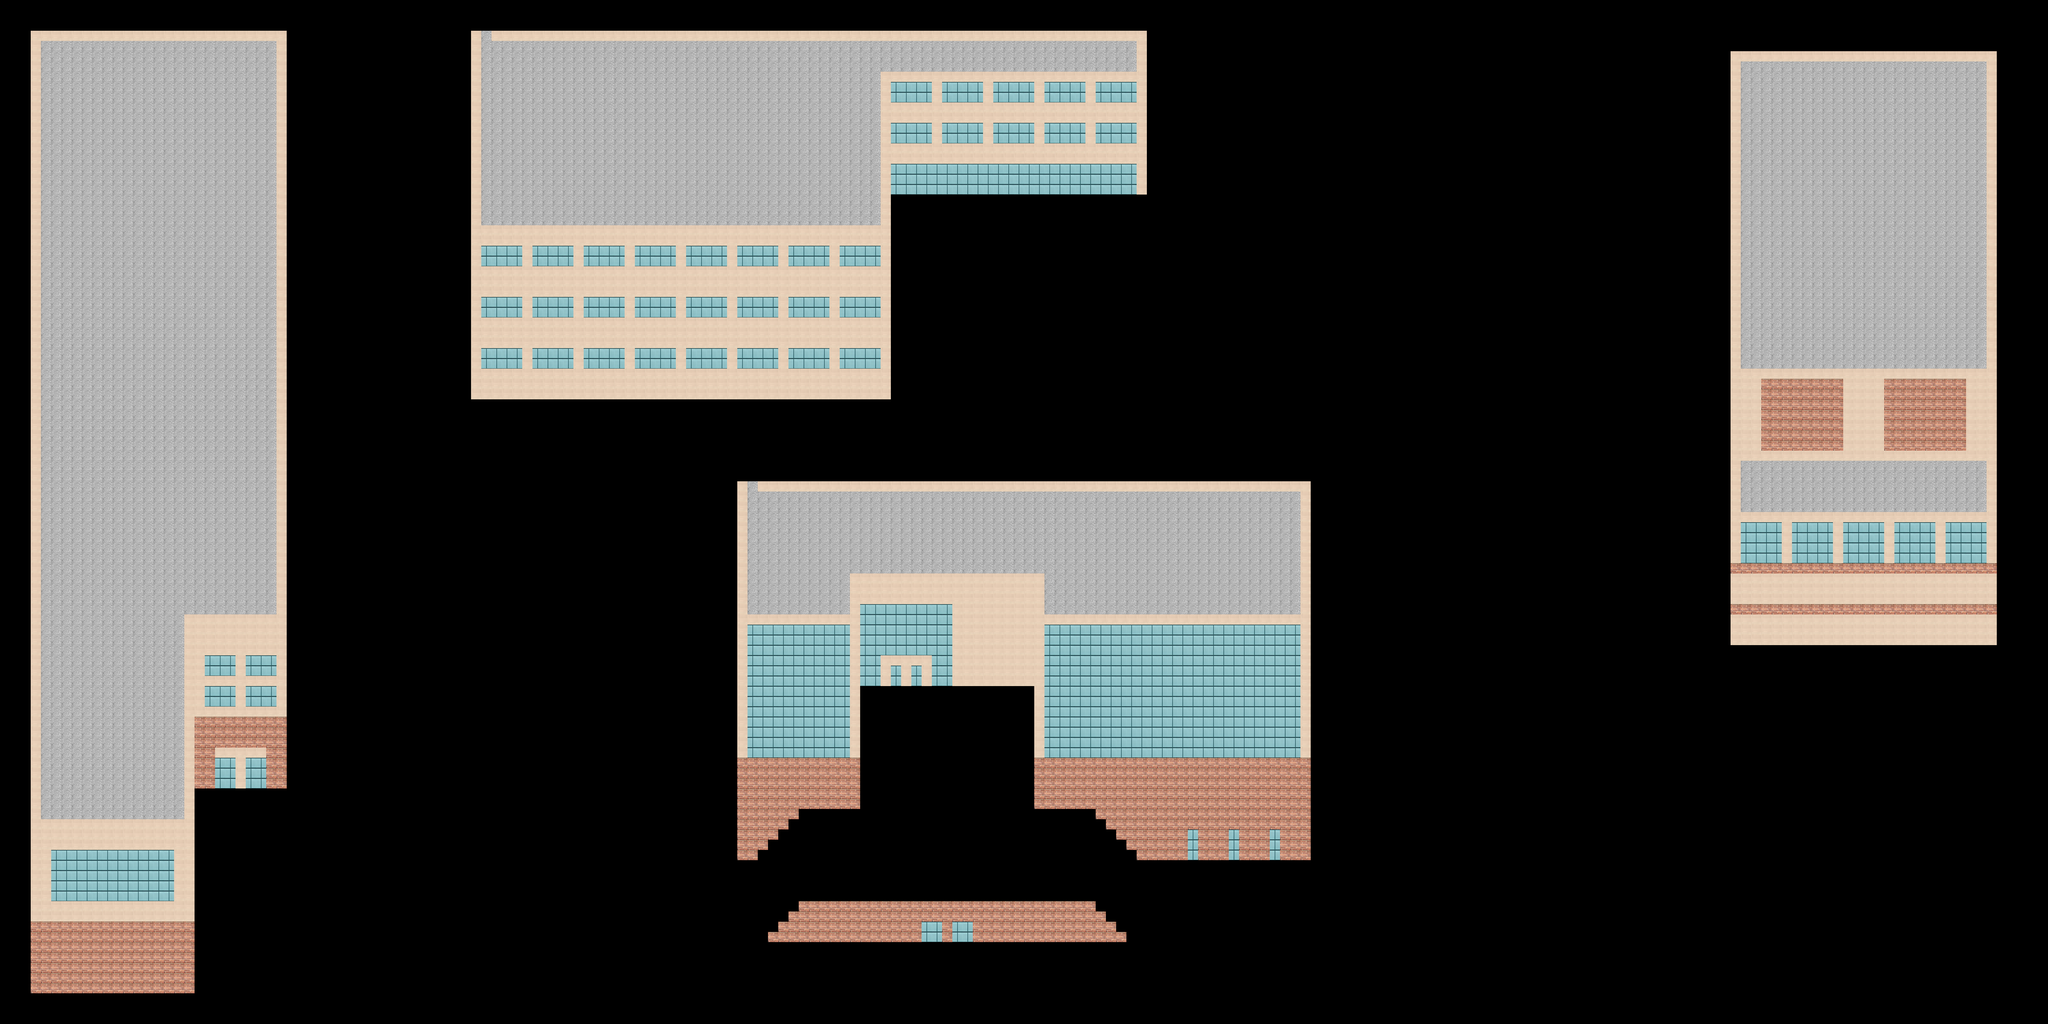

This game map was drawn from its Tiled (.tmx) file and the tilesets committed beside it. A one-line description and the trimmed map source follow:
An orthogonal 200x100 tile map with 32x32 px tiles, 1 tile layer (Top Layer), 5 hidden layers not drawn and 3 objects.

<map version="1.5" tiledversion="1.5.0" orientation="orthogonal" renderorder="right-down" width="200" height="100" tilewidth="32" tileheight="32" infinite="0" nextlayerid="9" nextobjectid="1">
 <tileset firstgid="1" name="pompeii" tilewidth="32" tileheight="32" tilecount="25" columns="5">
  <image source="Pompeii.png" width="160" height="160" />
  <tile id="1">
   <objectgroup draworder="index" id="2">
    <object id="1" x="0" y="0" width="32" height="32" />
    <object id="3" x="0" y="0" width="32" height="32" />
   </objectgroup>
  </tile>
  <tile id="4">
   <objectgroup draworder="index" id="3">
    <object id="3" x="0" y="0" width="32" height="32" />
   </objectgroup>
  </tile>
 </tileset>
 <layer id="5" name="Top Trigger" width="200" height="100" visible="0" locked="1">
  <data>[20000 cells, 240 non-empty, 1 distinct tile ids]</data>
 </layer>
 <layer id="6" name="Left Trigger" width="200" height="100" visible="0" locked="1">
  <data>[20000 cells, 81 non-empty, 1 distinct tile ids]</data>
 </layer>
 <layer id="7" name="Bottom Trigger" width="200" height="100" visible="0" locked="1">
  <data>[20000 cells, 80 non-empty, 1 distinct tile ids]</data>
 </layer>
 <layer id="8" name="Right Trigger" width="200" height="100" visible="0" locked="1">
  <data>[20000 cells, 112 non-empty, 1 distinct tile ids]</data>
 </layer>
 <layer id="3" name="Bottom Layer" width="200" height="100" visible="0" locked="1">
  <data>[20000 cells, 20000 non-empty, 6 distinct tile ids]</data>
 </layer>
 <layer id="1" name="Top Layer" width="200" height="100">
  <data>[20000 cells, 7385 non-empty, 4 distinct tile ids]</data>
 </layer>
</map>